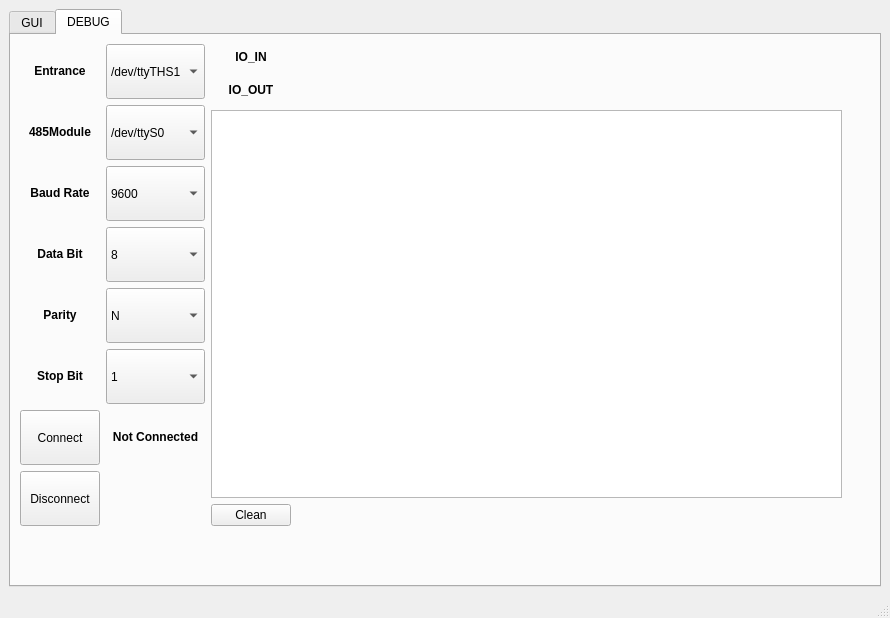
<?xml version="1.0" encoding="UTF-8"?>
<ui version="4.0">
 <class>MainWindow</class>
 <widget class="QMainWindow" name="MainWindow">
  <property name="geometry">
   <rect>
    <x>0</x>
    <y>0</y>
    <width>890</width>
    <height>618</height>
   </rect>
  </property>
  <property name="sizePolicy">
   <sizepolicy hsizetype="Preferred" vsizetype="Preferred">
    <horstretch>0</horstretch>
    <verstretch>0</verstretch>
   </sizepolicy>
  </property>
  <property name="windowTitle">
   <string>MainWindow</string>
  </property>
  <property name="toolButtonStyle">
   <enum>Qt::ToolButtonIconOnly</enum>
  </property>
  <property name="dockOptions">
   <set>QMainWindow::AllowTabbedDocks|QMainWindow::AnimatedDocks</set>
  </property>
  <widget class="QWidget" name="centralwidget">
   <property name="sizePolicy">
    <sizepolicy hsizetype="Expanding" vsizetype="Expanding">
     <horstretch>0</horstretch>
     <verstretch>0</verstretch>
    </sizepolicy>
   </property>
   <layout class="QGridLayout" name="gridLayout_4" rowstretch="0" columnstretch="0">
    <item row="0" column="0">
     <widget class="QTabWidget" name="tabWidget">
      <property name="currentIndex">
       <number>1</number>
      </property>
      <widget class="QWidget" name="gui_tab">
       <attribute name="title">
        <string>GUI</string>
       </attribute>
       <layout class="QGridLayout" name="gridLayout_5">
        <item row="0" column="0">
         <widget class="QFrame" name="frame">
          <property name="styleSheet">
           <string notr="true">border-image: url(:/layer/source/1.jpg);</string>
          </property>
          <property name="frameShape">
           <enum>QFrame::StyledPanel</enum>
          </property>
          <property name="frameShadow">
           <enum>QFrame::Raised</enum>
          </property>
         </widget>
        </item>
       </layout>
      </widget>
      <widget class="QWidget" name="back_tab">
       <property name="maximumSize">
        <size>
         <width>840</width>
         <height>500</height>
        </size>
       </property>
       <attribute name="title">
        <string>DEBUG</string>
       </attribute>
       <layout class="QGridLayout" name="gridLayout" columnstretch="1,5">
        <item row="0" column="0">
         <layout class="QGridLayout" name="gridLayout_2" rowstretch="1,1,1,1,1,1,1,1" columnstretch="1,2">
          <property name="sizeConstraint">
           <enum>QLayout::SetDefaultConstraint</enum>
          </property>
          <property name="verticalSpacing">
           <number>6</number>
          </property>
          <item row="0" column="0">
           <widget class="QLabel" name="title_2">
            <property name="text">
             <string>&lt;html&gt;&lt;head/&gt;&lt;body&gt;&lt;p align=&quot;center&quot;&gt;&lt;span style=&quot; font-weight:600;&quot;&gt;Entrance&lt;/span&gt;&lt;/p&gt;&lt;/body&gt;&lt;/html&gt;</string>
            </property>
           </widget>
          </item>
          <item row="0" column="1">
           <widget class="QComboBox" name="serial_port">
            <property name="sizePolicy">
             <sizepolicy hsizetype="Preferred" vsizetype="Preferred">
              <horstretch>0</horstretch>
              <verstretch>0</verstretch>
             </sizepolicy>
            </property>
            <item>
             <property name="text">
              <string>/dev/ttyTHS1</string>
             </property>
            </item>
           </widget>
          </item>
          <item row="5" column="0">
           <widget class="QLabel" name="title_6">
            <property name="text">
             <string>&lt;html&gt;&lt;head/&gt;&lt;body&gt;&lt;p align=&quot;center&quot;&gt;&lt;span style=&quot; font-weight:600;&quot;&gt;Stop Bit&lt;/span&gt;&lt;/p&gt;&lt;/body&gt;&lt;/html&gt;</string>
            </property>
           </widget>
          </item>
          <item row="6" column="0">
           <widget class="QPushButton" name="connect_click">
            <property name="sizePolicy">
             <sizepolicy hsizetype="Minimum" vsizetype="Expanding">
              <horstretch>0</horstretch>
              <verstretch>0</verstretch>
             </sizepolicy>
            </property>
            <property name="text">
             <string>Connect</string>
            </property>
           </widget>
          </item>
          <item row="6" column="1">
           <widget class="QLabel" name="waitinglabel">
            <property name="text">
             <string>&lt;html&gt;&lt;head/&gt;&lt;body&gt;&lt;p align=&quot;center&quot;&gt;&lt;span style=&quot; font-weight:600;&quot;&gt;Not Connected&lt;/span&gt;&lt;/p&gt;&lt;/body&gt;&lt;/html&gt;</string>
            </property>
           </widget>
          </item>
          <item row="2" column="1">
           <widget class="QComboBox" name="baud_rate">
            <property name="sizePolicy">
             <sizepolicy hsizetype="Preferred" vsizetype="Expanding">
              <horstretch>0</horstretch>
              <verstretch>0</verstretch>
             </sizepolicy>
            </property>
            <property name="currentIndex">
             <number>1</number>
            </property>
            <item>
             <property name="text">
              <string>4800</string>
             </property>
            </item>
            <item>
             <property name="text">
              <string>9600</string>
             </property>
            </item>
            <item>
             <property name="text">
              <string>14400</string>
             </property>
            </item>
            <item>
             <property name="text">
              <string>19200</string>
             </property>
            </item>
            <item>
             <property name="text">
              <string>38400</string>
             </property>
            </item>
            <item>
             <property name="text">
              <string>56000</string>
             </property>
            </item>
            <item>
             <property name="text">
              <string>57600</string>
             </property>
            </item>
            <item>
             <property name="text">
              <string>115200</string>
             </property>
            </item>
           </widget>
          </item>
          <item row="3" column="1">
           <widget class="QComboBox" name="data_bit">
            <property name="sizePolicy">
             <sizepolicy hsizetype="Preferred" vsizetype="Expanding">
              <horstretch>0</horstretch>
              <verstretch>0</verstretch>
             </sizepolicy>
            </property>
            <property name="currentText">
             <string>8</string>
            </property>
            <property name="currentIndex">
             <number>3</number>
            </property>
            <item>
             <property name="text">
              <string>5</string>
             </property>
            </item>
            <item>
             <property name="text">
              <string>6</string>
             </property>
            </item>
            <item>
             <property name="text">
              <string>7</string>
             </property>
            </item>
            <item>
             <property name="text">
              <string>8</string>
             </property>
            </item>
           </widget>
          </item>
          <item row="7" column="0">
           <widget class="QPushButton" name="disconnect_click">
            <property name="sizePolicy">
             <sizepolicy hsizetype="Minimum" vsizetype="Expanding">
              <horstretch>0</horstretch>
              <verstretch>0</verstretch>
             </sizepolicy>
            </property>
            <property name="text">
             <string>Disconnect</string>
            </property>
           </widget>
          </item>
          <item row="5" column="1">
           <widget class="QComboBox" name="stop_bit">
            <property name="sizePolicy">
             <sizepolicy hsizetype="Preferred" vsizetype="Expanding">
              <horstretch>0</horstretch>
              <verstretch>0</verstretch>
             </sizepolicy>
            </property>
            <item>
             <property name="text">
              <string>1</string>
             </property>
            </item>
            <item>
             <property name="text">
              <string>1.5</string>
             </property>
            </item>
            <item>
             <property name="text">
              <string>2</string>
             </property>
            </item>
           </widget>
          </item>
          <item row="3" column="0">
           <widget class="QLabel" name="title_4">
            <property name="text">
             <string>&lt;html&gt;&lt;head/&gt;&lt;body&gt;&lt;p align=&quot;center&quot;&gt;&lt;span style=&quot; font-weight:600;&quot;&gt;Data Bit&lt;/span&gt;&lt;/p&gt;&lt;/body&gt;&lt;/html&gt;</string>
            </property>
           </widget>
          </item>
          <item row="2" column="0">
           <widget class="QLabel" name="title_3">
            <property name="text">
             <string>&lt;html&gt;&lt;head/&gt;&lt;body&gt;&lt;p align=&quot;center&quot;&gt;&lt;span style=&quot; font-weight:600;&quot;&gt;Baud Rate&lt;/span&gt;&lt;/p&gt;&lt;/body&gt;&lt;/html&gt;</string>
            </property>
           </widget>
          </item>
          <item row="4" column="1">
           <widget class="QComboBox" name="parity">
            <property name="sizePolicy">
             <sizepolicy hsizetype="Preferred" vsizetype="Expanding">
              <horstretch>0</horstretch>
              <verstretch>0</verstretch>
             </sizepolicy>
            </property>
            <item>
             <property name="text">
              <string>N</string>
             </property>
            </item>
            <item>
             <property name="text">
              <string>E</string>
             </property>
            </item>
            <item>
             <property name="text">
              <string>O</string>
             </property>
            </item>
           </widget>
          </item>
          <item row="4" column="0">
           <widget class="QLabel" name="title_5">
            <property name="text">
             <string>&lt;html&gt;&lt;head/&gt;&lt;body&gt;&lt;p align=&quot;center&quot;&gt;&lt;span style=&quot; font-weight:600;&quot;&gt;Parity&lt;/span&gt;&lt;/p&gt;&lt;/body&gt;&lt;/html&gt;</string>
            </property>
           </widget>
          </item>
          <item row="1" column="0">
           <widget class="QLabel" name="label">
            <property name="text">
             <string>&lt;html&gt;&lt;head/&gt;&lt;body&gt;&lt;p align=&quot;center&quot;&gt;&lt;span style=&quot; font-weight:600;&quot;&gt;485Module&lt;/span&gt;&lt;/p&gt;&lt;/body&gt;&lt;/html&gt;</string>
            </property>
           </widget>
          </item>
          <item row="1" column="1">
           <widget class="QComboBox" name="modbus_port">
            <property name="sizePolicy">
             <sizepolicy hsizetype="Preferred" vsizetype="Preferred">
              <horstretch>0</horstretch>
              <verstretch>0</verstretch>
             </sizepolicy>
            </property>
            <item>
             <property name="text">
              <string>/dev/ttyS0</string>
             </property>
            </item>
           </widget>
          </item>
         </layout>
        </item>
        <item row="0" column="1">
         <layout class="QGridLayout" name="gridLayout_3" rowstretch="1,1,200,1" columnstretch="1,50">
          <property name="sizeConstraint">
           <enum>QLayout::SetDefaultConstraint</enum>
          </property>
          <item row="1" column="0">
           <widget class="QLabel" name="IO_label_3">
            <property name="text">
             <string>&lt;html&gt;&lt;head/&gt;&lt;body&gt;&lt;p align=&quot;center&quot;&gt;&lt;span style=&quot; font-weight:600;&quot;&gt;IO_OUT&lt;/span&gt;&lt;/p&gt;&lt;/body&gt;&lt;/html&gt;</string>
            </property>
           </widget>
          </item>
          <item row="3" column="0">
           <widget class="QPushButton" name="pushButton">
            <property name="sizePolicy">
             <sizepolicy hsizetype="Preferred" vsizetype="Preferred">
              <horstretch>0</horstretch>
              <verstretch>0</verstretch>
             </sizepolicy>
            </property>
            <property name="text">
             <string>Clean</string>
            </property>
           </widget>
          </item>
          <item row="2" column="0" colspan="2">
           <widget class="QTextEdit" name="serial_message">
            <property name="sizePolicy">
             <sizepolicy hsizetype="Minimum" vsizetype="Minimum">
              <horstretch>0</horstretch>
              <verstretch>0</verstretch>
             </sizepolicy>
            </property>
            <property name="minimumSize">
             <size>
              <width>420</width>
              <height>150</height>
             </size>
            </property>
            <property name="readOnly">
             <bool>true</bool>
            </property>
           </widget>
          </item>
          <item row="0" column="0">
           <widget class="QLabel" name="IO_label_2">
            <property name="text">
             <string>&lt;html&gt;&lt;head/&gt;&lt;body&gt;&lt;p align=&quot;center&quot;&gt;&lt;span style=&quot; font-weight:600;&quot;&gt;IO_IN&lt;/span&gt;&lt;/p&gt;&lt;/body&gt;&lt;/html&gt;</string>
            </property>
           </widget>
          </item>
          <item row="0" column="1" rowspan="2">
           <widget class="QWidget" name="led_widget" native="true">
            <property name="sizePolicy">
             <sizepolicy hsizetype="Minimum" vsizetype="Minimum">
              <horstretch>0</horstretch>
              <verstretch>0</verstretch>
             </sizepolicy>
            </property>
            <property name="minimumSize">
             <size>
              <width>360</width>
              <height>60</height>
             </size>
            </property>
            <property name="maximumSize">
             <size>
              <width>16777215</width>
              <height>120</height>
             </size>
            </property>
           </widget>
          </item>
         </layout>
        </item>
       </layout>
      </widget>
     </widget>
    </item>
   </layout>
  </widget>
  <widget class="QStatusBar" name="statusbar"/>
 </widget>
 <resources>
  <include location="gui_source.qrc"/>
 </resources>
 <connections>
  <connection>
   <sender>connect_click</sender>
   <signal>clicked()</signal>
   <receiver>MainWindow</receiver>
   <slot>serial_connect()</slot>
   <hints>
    <hint type="sourcelabel">
     <x>79</x>
     <y>442</y>
    </hint>
    <hint type="destinationlabel">
     <x>59</x>
     <y>592</y>
    </hint>
   </hints>
  </connection>
  <connection>
   <sender>disconnect_click</sender>
   <signal>clicked()</signal>
   <receiver>MainWindow</receiver>
   <slot>serial_disconnect()</slot>
   <hints>
    <hint type="sourcelabel">
     <x>62</x>
     <y>508</y>
    </hint>
    <hint type="destinationlabel">
     <x>120</x>
     <y>591</y>
    </hint>
   </hints>
  </connection>
 </connections>
 <slots>
  <slot>serial_connect()</slot>
  <slot>serial_disconnect()</slot>
  <slot>io_read_click_callback()</slot>
  <slot>io_write_click_callback()</slot>
  <slot>analog_read_click_callback()</slot>
  <slot>analog_write_click_callback()</slot>
  <slot>clean_log()</slot>
 </slots>
</ui>
